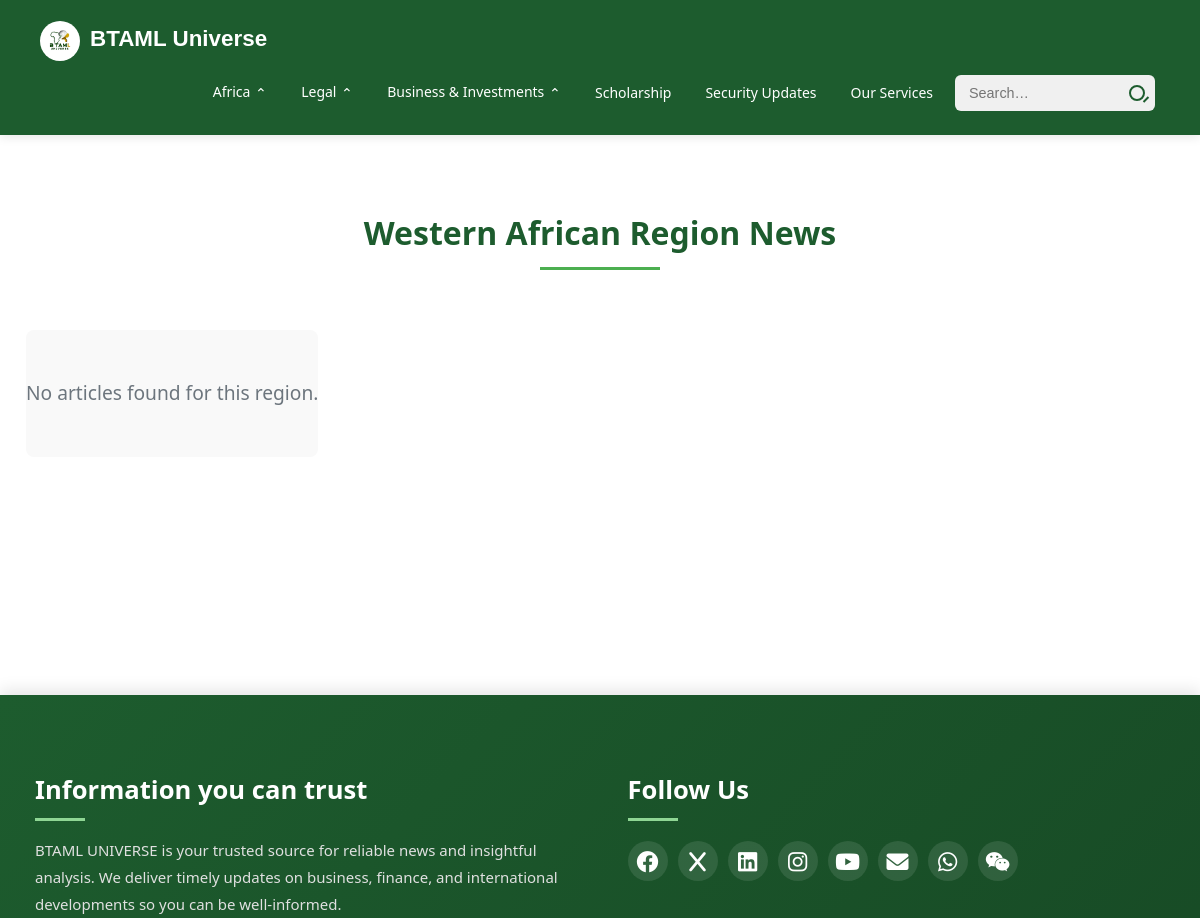
/africa/western/ (upper part), run on an earlier commit of the app's database.
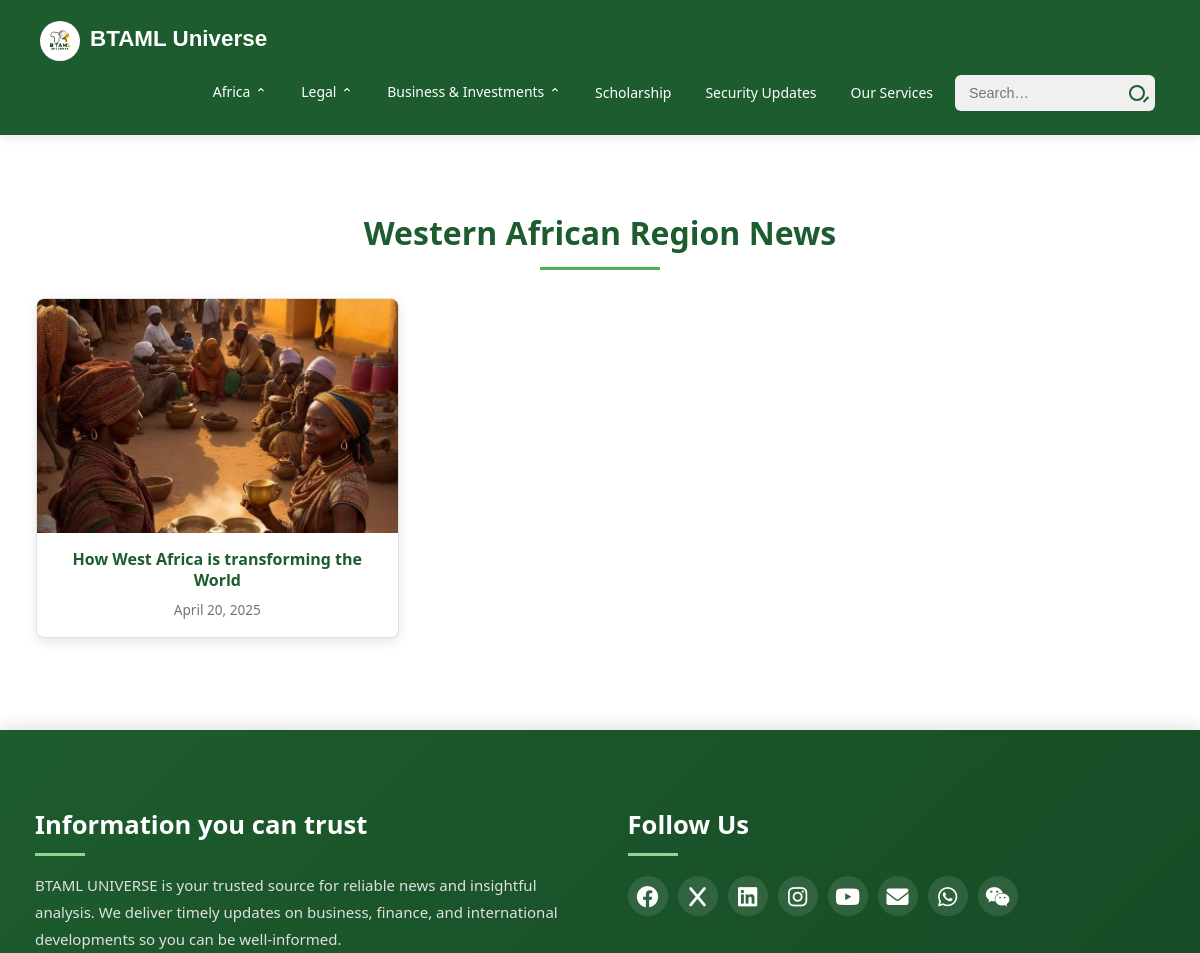
And on a later commit of the database.
### main/models.py (models this page shows, shortened)
class RegionalArticle(models.Model):
    title = models.CharField(max_length=255)
    region = models.CharField(max_length=10, choices=REGION_CHOICES)
    published_date = models.DateField(auto_now_add=True)
    thumbnail = models.ImageField(upload_to='regional/thumbnails/', blank=True, null=True)
    body = CKEditor5Field('Text', config_name='default')
    related = models.ManyToManyField('self', blank=True)

### main/views.py (the view)
# urls.py: path('africa/western/', views.regional_news, {'region': 'west'}, name='western_african'),
def regional_news(request, region):
    if region not in REGION_TEMPLATES:
        raise Http404("Region not found")
    articles = RegionalArticle.objects.filter(region=region).order_by('-published_date')
    return render(request, REGION_TEMPLATES[region], {'regional_news': articles})

### main/templates/main/western_african.html (shortened to what this page needs)
{% extends 'main/base.html' %}
{% block content %}
<div class="container region-news-container py-5">
  <h2 class="region-news-heading">Western African Region News</h2>
  <div class="region-news-row">
    {% for article in regional_news %}
      <div class="region-news-col">
        <a href="{% url 'regional_article_detail' article.pk %}" class="article-link">
          <div class="region-article-card">
            {% if article.thumbnail %}
              <div class="region-article-image-container">
                <img src="{{ article.thumbnail.url }}"
                     class="region-article-image"
                     alt="{{ article.title }}">
              </div>
            {% endif %}
            <div class="region-article-body">
              <h5 class="region-article-title">{{ article.title }}</h5>
              <p class="region-article-date">{{ article.published_date|date:"F j, Y" }}</p>
            </div>
          </div>
        </a>
      </div>
    {% empty %}
      <div class="col-12">
        <div class="region-no-articles">
          No articles found for this region.
        </div>
      </div>
    {% endfor %}
  </div>
</div>
{% endblock %}

What changed in the data, as far as the page shows it:
added RegionalArticle: thumbnail (picture), title "How West Africa is transforming the World", published_date "April 20, 2025"
Also different on the page:
text no longer shown: "No articles found for this region."
